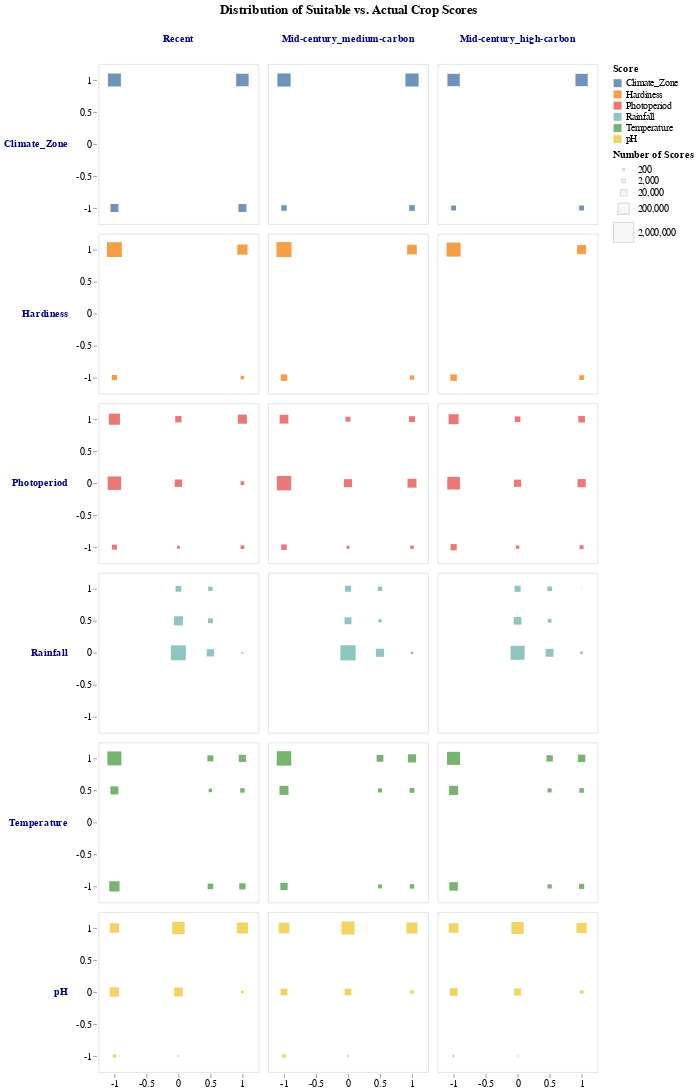

Here is the notebook cell this chart was saved with:
### Code cell
# comparison_df_grouped_filled['count_sqrt'] = comparison_df_grouped_filled['count'].apply(lambda x: x ** 0.5)
comparison_df_grouped_filled['count_sqrt'] = np.sqrt(comparison_df_grouped_filled['count'])

facet_column_order = ['Recent', 'Mid-century_medium-carbon', 'Mid-century_high-carbon',]

facet_chart = alt.Chart(
    comparison_df_grouped_filled,
).encode(
    x=alt.X('score_actual:N', title='', axis=alt.Axis(offset=1, domain=False, labelAngle=0)),
    y=alt.Y('score_suitable:N', title='', scale=alt.Scale(reverse=True,), axis=alt.Axis(offset=1, domain=False, labelAngle=0,)),
    # size=alt.Size('count:Q', scale=alt.Scale(type='log', range=[10, 1000])),
    # size=alt.Size('count:Q',),
    # size=alt.Size('count_sqrt:Q', scale=alt.Scale(range=[10, 1000])),
    size=alt.Size(
        'count_sqrt:Q',
        # scale=alt.Scale(type='log', range=[1, 1000]),
        legend=alt.Legend(
            title="Number of Scores",  # Set the legend title
            titleColor='black',  # Set the title color
            titleFontSize=13, 
            labelColor='black',  # Set the label color
            labelFontSize=12,
            symbolStrokeColor='lightgrey',  # Set the symbol border color
            symbolFillColor='whitesmoke',  # Set the symbol fill color
            labelExpr="format(datum.value * datum.value, ',')",  # Square the value to show the original count
            # values=[10**0.5000, 100**0.5, 1000**0.5, 10_000**0.5, 50_000**0.5, 100_000**0.5],
            values=[200**0.5, 2000**0.5, 20_000**0.5, 200_000**0.5, 2_000_000**0.5],
            # labelExpr="datum.value"  # Display actual counts
            # values=[0, 300],
            # labelExpr="datum.value"  # Display actual counts
        )
    ),
    opacity=alt.condition(
        alt.datum.count_sqrt > 0,  # If count_sqrt > 0
        alt.value(0.8),  # Set opacity to 0.5
        alt.value(0)  # Otherwise, set opacity to 0
    ),
    color=alt.Color(
        'scores:N',
        legend=alt.Legend(
            title='Score',
            titleFontSize=13,
            labelFontSize=12,
        ),
    ),  # Use color to distinguish between score categories
    # tooltip=['scores', 'score_actual', 'score_suitable', 'count']
    tooltip=[
        alt.Tooltip('scores:N', title='Score: '),
        alt.Tooltip('score_actual:N', title='Actual Score: '),
        alt.Tooltip('score_suitable:N', title='Suitable Score: '),
        alt.Tooltip('count:Q', title='Number of Scores: ', format=',')
    ]
).mark_square(
    # opacity=0.8,
).properties(
    width=200,
    height=200
).facet(
    row=alt.Row(
        'scores:N',
        header=alt.Header(
            labelFontSize=13,
            labelFontWeight='bold',
            labelAngle=0,  # Keep the labels horizontal
            labelAlign='left',  # Align labels to the left
            labelColor='darkblue',  # Customize label color
            title=None  # Remove the title
        )
    ),
    column=alt.Column(
        'scenario:N',
        sort = facet_column_order,
        header=alt.Header(
            labelFontSize=13,
            labelFontWeight='bold',
            labelAngle=0,  # Keep the labels horizontal
            labelAlign='center',  # Align labels to the center
            labelColor='darkblue',  # Customize label color
            title=None  # Remove the title
        )
    ),
    title=['Distribution of Suitable vs. Actual Crop Scores',""],
    spacing=10  # Adjust spacing between facets
).resolve_scale(
    x='shared',
    y='shared'
)

facet_chart.configure_facet(
    spacing=10  # Adjust spacing between facets
).configure_axis(
    labelFontSize=12,
    titleFontSize=14
).configure_title(
    fontSize=16,
    anchor='middle',
    color='black'
)#.interactive()

### Figure 1 — Vega specification as saved in the notebook (floating-point values rounded to 4 significant figures; data arrays with more than 128 entries replaced by an {"elided": "..."} marker saying what was removed)
{"$schema": "https://vega.github.io/schema/vega/v5.json", "data": [{"name": "source_0", "values": {"elided": "450 records"}}, {"name": "column_domain", "values": [{"scenario": "Recent", "column_scenario_sort_index": 0.0}, {"scenario": "Mid-century_medium-carbon", "column_scenario_sort_index": 1.0}, {"scenario": "Mid-century_high-carbon", "column_scenario_sort_index": 2.0}]}, {"name": "row_domain", "values": [{"scores": "Climate_Zone", "count": 75}, {"scores": "Hardiness", "count": 75}, {"scores": "Photoperiod", "count": 75}, {"scores": "Rainfall", "count": 75}, {"scores": "Temperature", "count": 75}, {"scores": "pH", "count": 75}]}, {"name": "source_0_x_domain_score_actual", "values": [{"score_actual": -1.0}, {"score_actual": -0.5}, {"score_actual": 0.0}, {"score_actual": 0.5}, {"score_actual": 1.0}]}, {"name": "source_0_y_domain_score_suitable", "values": [{"score_suitable": -1.0}, {"score_suitable": -0.5}, {"score_suitable": 0.0}, {"score_suitable": 0.5}, {"score_suitable": 1.0}]}, {"name": "source_0_color_domain_scores", "values": [{"scores": "Climate_Zone"}, {"scores": "Hardiness"}, {"scores": "Photoperiod"}, {"scores": "Rainfall"}, {"scores": "Temperature"}, {"scores": "pH"}]}, {"name": "source_0_size_domain_count_sqrt", "values": [{"min": 0.0, "max": 802.4}]}], "signals": [{"name": "child_width", "value": 200}, {"name": "child_height", "value": 200}], "marks": [{"type": "group", "name": "row_header", "from": {"data": "row_domain"}, "sort": {"field": "datum[\"scores\"]", "order": "ascending"}, "encode": {"update": {"height": {"signal": "child_height"}}}, "axes": [{"scale": "y", "zindex": 0, "domain": false, "offset": 1, "grid": false, "labelAngle": 0, "labelAlign": "right", "orient": "left"}], "title": {"text": {"signal": "isValid(parent[\"scores\"]) ? parent[\"scores\"] : \"\"+parent[\"scores\"]"}, "style": "guide-label", "fontWeight": "bold", "angle": 0, "offset": 10, "frame": "group", "align": "left", "fontSize": 13, "orient": "left", "color": "darkblue", "baseline": "middle"}, "role": "row-header"}, {"type": "group", "name": "column_header", "from": {"data": "column_domain"}, "sort": {"field": "datum[\"column_scenario_sort_index\"]", "order": "ascending"}, "encode": {"update": {"width": {"signal": "child_width"}}}, "title": {"text": {"signal": "isValid(parent[\"scenario\"]) ? parent[\"scenario\"] : \"\"+parent[\"scenario\"]"}, "align": "center", "style": "guide-label", "offset": 10, "color": "darkblue", "fontWeight": "bold", "fontSize": 13, "angle": 0, "frame": "group", "baseline": "bottom"}, "role": "column-header"}, {"type": "group", "name": "column_footer", "from": {"data": "column_domain"}, "sort": {"field": "datum[\"column_scenario_sort_index\"]", "order": "ascending"}, "encode": {"update": {"width": {"signal": "child_width"}}}, "axes": [{"scale": "x", "offset": 1, "zindex": 0, "orient": "bottom", "grid": false, "labelAngle": 0, "labelBaseline": "top", "domain": false}], "role": "column-footer"}, {"type": "group", "name": "cell", "from": {"facet": {"data": "source_0", "name": "facet", "groupby": ["scores", "scenario"], "aggregate": {"fields": ["column_scenario_sort_index"], "ops": ["max"], "as": ["column_scenario_sort_index"], "cross": true}}}, "sort": {"field": ["datum[\"scores\"]", "datum[\"column_scenario_sort_index\"]"], "order": ["ascending", "ascending"]}, "encode": {"update": {"height": {"signal": "child_height"}, "width": {"signal": "child_width"}}}, "marks": [{"type": "symbol", "name": "child_marks", "from": {"data": "facet"}, "encode": {"update": {"tooltip": {"signal": "{\"Score: \": isValid(datum[\"scores\"]) ? datum[\"scores\"] : \"\"+datum[\"scores\"], \"Actual Score: \": isValid(datum[\"score_actual\"]) ? datum[\"score_actual\"] : \"\"+datum[\"score_actual\"], \"Suitable Score: \": isValid(datum[\"score_suitable\"]) ? datum[\"score_suitable\"] : \"\"+datum[\"score_suitable\"], \"Number of Scores: \": format(datum[\"count\"], \",\")}"}, "opacity": [{"value": 0.8, "test": "(datum.count_sqrt > 0)"}, {"value": 0}], "x": {"field": "score_actual", "scale": "x"}, "y": {"field": "score_suitable", "scale": "y"}, "size": {"field": "count_sqrt", "scale": "size"}, "fill": {"field": "scores", "scale": "color"}, "shape": {"value": "square"}}}, "style": ["square"]}], "style": "cell"}], "scales": [{"name": "x", "type": "point", "domain": {"data": "source_0_x_domain_score_actual", "field": "score_actual", "sort": true}, "range": [0, {"signal": "child_width"}], "padding": 0.5}, {"name": "y", "type": "point", "domain": {"data": "source_0_y_domain_score_suitable", "field": "score_suitable", "sort": true}, "range": [0, {"signal": "child_height"}], "reverse": true, "padding": 0.5}, {"name": "color", "type": "ordinal", "domain": {"data": "source_0_color_domain_scores", "field": "scores", "sort": true}, "range": "category"}, {"name": "size", "type": "linear", "domain": [{"signal": "(data(\"source_0_size_domain_count_sqrt\")[0] || {}).min"}, {"signal": "(data(\"source_0_size_domain_count_sqrt\")[0] || {}).max"}], "range": [0, 361], "zero": true}], "title": {"text": ["Distribution of Suitable vs. Actual Crop Scores", ""], "anchor": "middle"}, "layout": {"padding": 10, "columns": {"signal": "length(data('column_domain'))"}, "bounds": "full", "align": "all"}, "config": {"axis": {"labelFontSize": 12, "titleFontSize": 14}, "style": {"group-title": {"fontSize": 16, "fill": "black"}}}, "padding": 5, "legends": [{"labelFontSize": 12, "title": "Score", "titleFontSize": 13, "fill": "color", "symbolType": "square", "encode": {"symbols": {"update": {"opacity": {"value": 0.8}}}}}, {"labelColor": "black", "labelFontSize": 12, "symbolFillColor": "whitesmoke", "symbolStrokeColor": "lightgrey", "title": "Number of Scores", "titleColor": "black", "titleFontSize": 13, "values": [14.14, 44.72, 141.4, 447.2, 1414.0], "size": "size", "symbolType": "square", "encode": {"symbols": {"update": {"opacity": {"value": 0.8}}}, "labels": {"update": {"text": {"signal": "format(datum.value * datum.value, ',')"}}}}}], "background": "white"}
